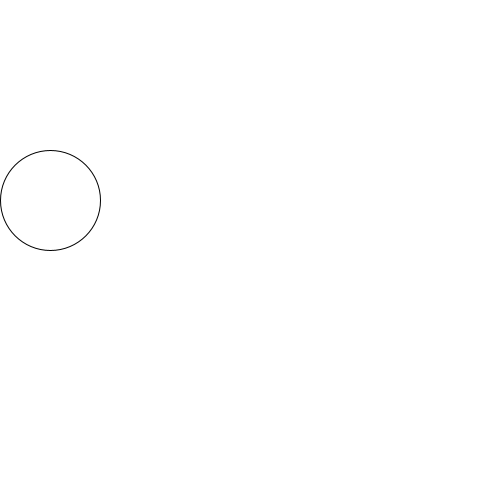
Frame 1 (no input)
Frame 60 (the mouse pressed at the canvas centre just before this capture): identical to frame 1, image omitted
Frame 120 (the mouse held since frame 60 and released just before this capture): identical to frame 1, image omitted

The Processing sketch that drew this single still picture (run headless with seeded random() and noise(); from frame 60 on, the mouse is pressed at the canvas centre):

// Processing sketch: H09_opd_6
// ── H09_opd_6.pde
void setup(){
  size(500,500);
}

void draw(){
  background(255,255,255);
  drawRightC(250,200,100,10);
  
}

void drawRightC(int x, int y,int sizeC, int aantal){
 for(int i = 0; i < aantal; i++);{
  ellipse(100 - sizeC/2,y,sizeC,sizeC);
  sizeC -= 20;
  }

}
